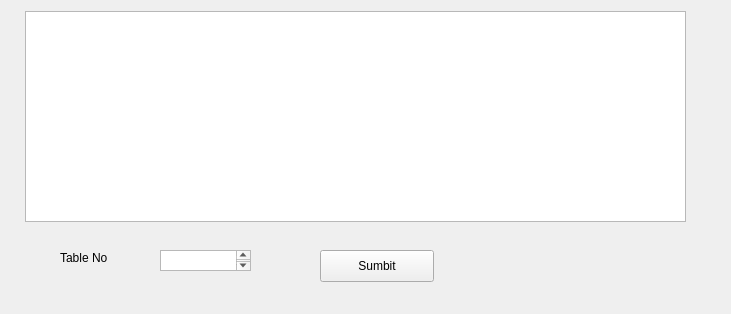
<?xml version="1.0" encoding="UTF-8"?>
<ui version="4.0">
 <class>viewOrder</class>
 <widget class="QWidget" name="viewOrder">
  <property name="geometry">
   <rect>
    <x>0</x>
    <y>0</y>
    <width>731</width>
    <height>314</height>
   </rect>
  </property>
  <property name="windowTitle">
   <string>Form</string>
  </property>
  <widget class="QTableWidget" name="viewOrderTableWidget">
   <property name="geometry">
    <rect>
     <x>25</x>
     <y>11</y>
     <width>661</width>
     <height>211</height>
    </rect>
   </property>
  </widget>
  <widget class="QPushButton" name="submitOrderButton">
   <property name="geometry">
    <rect>
     <x>320</x>
     <y>250</y>
     <width>114</width>
     <height>32</height>
    </rect>
   </property>
   <property name="text">
    <string>Sumbit</string>
   </property>
  </widget>
  <widget class="QTextEdit" name="tableNoEdit">
   <property name="geometry">
    <rect>
     <x>160</x>
     <y>250</y>
     <width>91</width>
     <height>21</height>
    </rect>
   </property>
  </widget>
  <widget class="QLabel" name="label">
   <property name="geometry">
    <rect>
     <x>60</x>
     <y>250</y>
     <width>62</width>
     <height>16</height>
    </rect>
   </property>
   <property name="text">
    <string>Table No</string>
   </property>
  </widget>
 </widget>
 <resources/>
 <connections/>
</ui>
